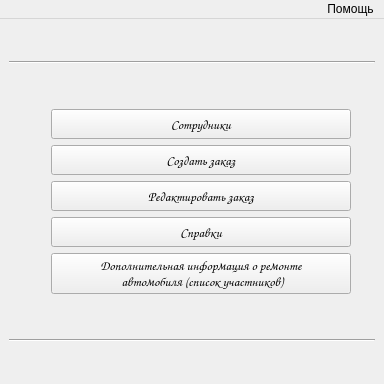
<?xml version="1.0" encoding="UTF-8"?>
<ui version="4.0">
 <class>MainWindow</class>
 <widget class="QMainWindow" name="MainWindow">
  <property name="enabled">
   <bool>true</bool>
  </property>
  <property name="geometry">
   <rect>
    <x>0</x>
    <y>0</y>
    <width>384</width>
    <height>384</height>
   </rect>
  </property>
  <property name="sizePolicy">
   <sizepolicy hsizetype="Fixed" vsizetype="Fixed">
    <horstretch>0</horstretch>
    <verstretch>0</verstretch>
   </sizepolicy>
  </property>
  <property name="minimumSize">
   <size>
    <width>384</width>
    <height>384</height>
   </size>
  </property>
  <property name="maximumSize">
   <size>
    <width>384</width>
    <height>384</height>
   </size>
  </property>
  <property name="font">
   <font>
    <family>Comic Sans MS</family>
    <pointsize>10</pointsize>
    <weight>50</weight>
    <bold>false</bold>
   </font>
  </property>
  <property name="windowTitle">
   <string>Автосервис ТУСУР</string>
  </property>
  <property name="windowIcon">
   <iconset resource="../image.qrc">
    <normaloff>:/newPrefix/images/python.ico</normaloff>:/newPrefix/images/python.ico</iconset>
  </property>
  <property name="styleSheet">
   <string notr="true">

QMenu
{
color: red;
}

</string>
  </property>
  <property name="locale">
   <locale language="Russian" country="Russia"/>
  </property>
  <property name="iconSize">
   <size>
    <width>24</width>
    <height>24</height>
   </size>
  </property>
  <property name="documentMode">
   <bool>false</bool>
  </property>
  <property name="dockOptions">
   <set>QMainWindow::AllowTabbedDocks|QMainWindow::AnimatedDocks</set>
  </property>
  <property name="unifiedTitleAndToolBarOnMac">
   <bool>false</bool>
  </property>
  <widget class="QWidget" name="centralwidget">
   <property name="sizePolicy">
    <sizepolicy hsizetype="Fixed" vsizetype="Fixed">
     <horstretch>0</horstretch>
     <verstretch>0</verstretch>
    </sizepolicy>
   </property>
   <property name="font">
    <font>
     <family>Comic Sans MS</family>
     <pointsize>10</pointsize>
    </font>
   </property>
   <property name="layoutDirection">
    <enum>Qt::LeftToRight</enum>
   </property>
   <property name="locale">
    <locale language="Russian" country="Russia"/>
   </property>
   <layout class="QVBoxLayout" name="verticalLayout">
    <property name="spacing">
     <number>3</number>
    </property>
    <property name="topMargin">
     <number>0</number>
    </property>
    <property name="rightMargin">
     <number>9</number>
    </property>
    <property name="bottomMargin">
     <number>0</number>
    </property>
    <item>
     <widget class="Line" name="centralwidget_line">
      <property name="orientation">
       <enum>Qt::Horizontal</enum>
      </property>
     </widget>
    </item>
    <item>
     <layout class="QGridLayout" name="gridLayout">
      <property name="horizontalSpacing">
       <number>0</number>
      </property>
      <property name="verticalSpacing">
       <number>6</number>
      </property>
      <item row="2" column="0">
       <spacer name="horizontalSpacer">
        <property name="orientation">
         <enum>Qt::Horizontal</enum>
        </property>
        <property name="sizeType">
         <enum>QSizePolicy::Fixed</enum>
        </property>
        <property name="sizeHint" stdset="0">
         <size>
          <width>42</width>
          <height>20</height>
         </size>
        </property>
       </spacer>
      </item>
      <item row="2" column="1">
       <widget class="QPushButton" name="pushButton">
        <property name="sizePolicy">
         <sizepolicy hsizetype="Fixed" vsizetype="Fixed">
          <horstretch>0</horstretch>
          <verstretch>0</verstretch>
         </sizepolicy>
        </property>
        <property name="minimumSize">
         <size>
          <width>300</width>
          <height>20</height>
         </size>
        </property>
        <property name="maximumSize">
         <size>
          <width>384</width>
          <height>30</height>
         </size>
        </property>
        <property name="font">
         <font>
          <family>Comic Sans MS</family>
          <pointsize>10</pointsize>
         </font>
        </property>
        <property name="text">
         <string>Редактировать заказ</string>
        </property>
       </widget>
      </item>
      <item row="4" column="1">
       <widget class="QPushButton" name="pushButton_5">
        <property name="sizePolicy">
         <sizepolicy hsizetype="Fixed" vsizetype="Maximum">
          <horstretch>0</horstretch>
          <verstretch>0</verstretch>
         </sizepolicy>
        </property>
        <property name="minimumSize">
         <size>
          <width>300</width>
          <height>20</height>
         </size>
        </property>
        <property name="font">
         <font>
          <family>Comic Sans MS</family>
          <pointsize>10</pointsize>
         </font>
        </property>
        <property name="styleSheet">
         <string notr="true">Дополнительная информация о ремонте автомобиля (список участников)</string>
        </property>
        <property name="text">
         <string>Дополнительная информация о ремонте
 автомобиля (список участников)</string>
        </property>
       </widget>
      </item>
      <item row="3" column="1">
       <widget class="QPushButton" name="pushButton_4">
        <property name="sizePolicy">
         <sizepolicy hsizetype="Fixed" vsizetype="Fixed">
          <horstretch>0</horstretch>
          <verstretch>0</verstretch>
         </sizepolicy>
        </property>
        <property name="minimumSize">
         <size>
          <width>300</width>
          <height>20</height>
         </size>
        </property>
        <property name="maximumSize">
         <size>
          <width>384</width>
          <height>30</height>
         </size>
        </property>
        <property name="font">
         <font>
          <family>Comic Sans MS</family>
          <pointsize>10</pointsize>
         </font>
        </property>
        <property name="text">
         <string>Справки</string>
        </property>
       </widget>
      </item>
      <item row="0" column="1">
       <widget class="QPushButton" name="pushButton_3">
        <property name="sizePolicy">
         <sizepolicy hsizetype="Fixed" vsizetype="Fixed">
          <horstretch>0</horstretch>
          <verstretch>0</verstretch>
         </sizepolicy>
        </property>
        <property name="minimumSize">
         <size>
          <width>300</width>
          <height>20</height>
         </size>
        </property>
        <property name="maximumSize">
         <size>
          <width>384</width>
          <height>30</height>
         </size>
        </property>
        <property name="font">
         <font>
          <family>Comic Sans MS</family>
          <pointsize>10</pointsize>
         </font>
        </property>
        <property name="text">
         <string>Сотрудники</string>
        </property>
       </widget>
      </item>
      <item row="1" column="1">
       <widget class="QPushButton" name="pushButton_2">
        <property name="sizePolicy">
         <sizepolicy hsizetype="Fixed" vsizetype="Fixed">
          <horstretch>0</horstretch>
          <verstretch>0</verstretch>
         </sizepolicy>
        </property>
        <property name="minimumSize">
         <size>
          <width>300</width>
          <height>20</height>
         </size>
        </property>
        <property name="maximumSize">
         <size>
          <width>384</width>
          <height>30</height>
         </size>
        </property>
        <property name="font">
         <font>
          <family>Comic Sans MS</family>
          <pointsize>10</pointsize>
         </font>
        </property>
        <property name="text">
         <string>Создать заказ</string>
        </property>
       </widget>
      </item>
      <item row="2" column="2">
       <spacer name="horizontalSpacer_2">
        <property name="orientation">
         <enum>Qt::Horizontal</enum>
        </property>
        <property name="sizeType">
         <enum>QSizePolicy::Fixed</enum>
        </property>
        <property name="sizeHint" stdset="0">
         <size>
          <width>42</width>
          <height>20</height>
         </size>
        </property>
       </spacer>
      </item>
     </layout>
    </item>
    <item>
     <spacer name="verticalSpacer">
      <property name="orientation">
       <enum>Qt::Vertical</enum>
      </property>
      <property name="sizeType">
       <enum>QSizePolicy::Fixed</enum>
      </property>
      <property name="sizeHint" stdset="0">
       <size>
        <width>20</width>
        <height>0</height>
       </size>
      </property>
     </spacer>
    </item>
    <item>
     <widget class="Line" name="centralwidget_line_2">
      <property name="frameShadow">
       <enum>QFrame::Sunken</enum>
      </property>
      <property name="orientation">
       <enum>Qt::Horizontal</enum>
      </property>
     </widget>
    </item>
   </layout>
  </widget>
  <widget class="QMenuBar" name="menuBar">
   <property name="enabled">
    <bool>true</bool>
   </property>
   <property name="geometry">
    <rect>
     <x>0</x>
     <y>0</y>
     <width>384</width>
     <height>21</height>
    </rect>
   </property>
   <property name="sizePolicy">
    <sizepolicy hsizetype="Fixed" vsizetype="Fixed">
     <horstretch>0</horstretch>
     <verstretch>0</verstretch>
    </sizepolicy>
   </property>
   <property name="layoutDirection">
    <enum>Qt::RightToLeft</enum>
   </property>
   <widget class="QMenu" name="menu">
    <property name="locale">
     <locale language="Russian" country="Russia"/>
    </property>
    <property name="title">
     <string>Помощь</string>
    </property>
    <addaction name="action_3"/>
   </widget>
   <addaction name="menu"/>
  </widget>
  <action name="action_3">
   <property name="text">
    <string>Связь с автором</string>
   </property>
   <property name="font">
    <font>
     <family>Comic Sans MS</family>
     <pointsize>9</pointsize>
    </font>
   </property>
  </action>
 </widget>
 <resources>
  <include location="../image.qrc"/>
 </resources>
 <connections/>
</ui>
